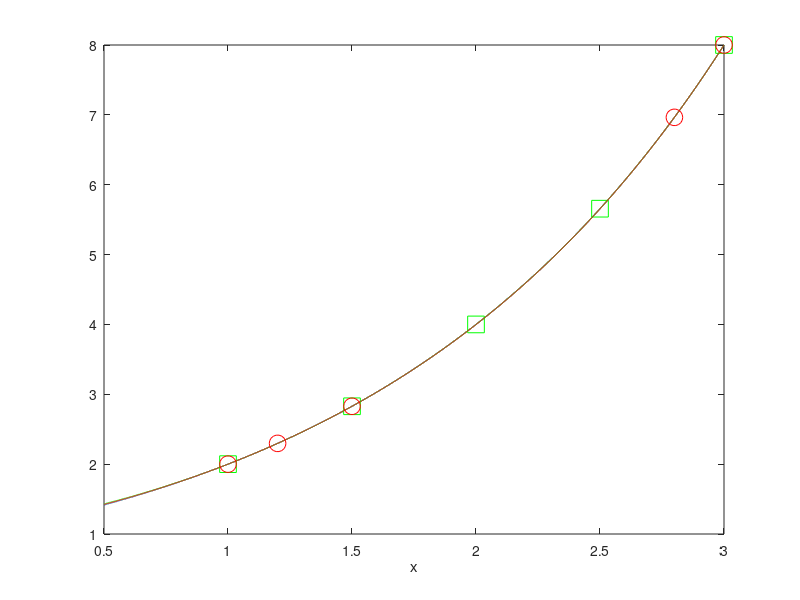

Reproduce this figure in MATLAB.
% SMOOTHPOLYAPPROX  build two 4th degree polynomial interpolants
%    of the smooth function  f(x) = 2^x  and compare them

% build and then plot P(x)
xP = [1, 1.5, 2, 2.5, 3];   yP = 2.^xP;
AP = fliplr(vander(xP));   v = AP \ yP';
xx = 0.5:0.0001:3;   % fine points at which to plot
P = v(1) + v(2)*xx + v(3)*xx.^2 + v(4)*xx.^3 + v(5)*xx.^4;
plot(xx,2.^xx,xx,P,'g',xP,yP,'gs','markersize',12), xlabel x

% build and then plot Q(x)
xQ = [1.0, 1.2, 1.5, 2.8, 3];   yQ = 2.^xQ;
AQ = fliplr(vander(xQ));   v = AQ \ yQ';  % new values for v
Q = v(1) + v(2)*xx + v(3)*xx.^2 + v(4)*xx.^3 + v(5)*xx.^4;
hold on, plot(xx,Q,'r',xQ,yQ,'ro','markersize',12), hold off
